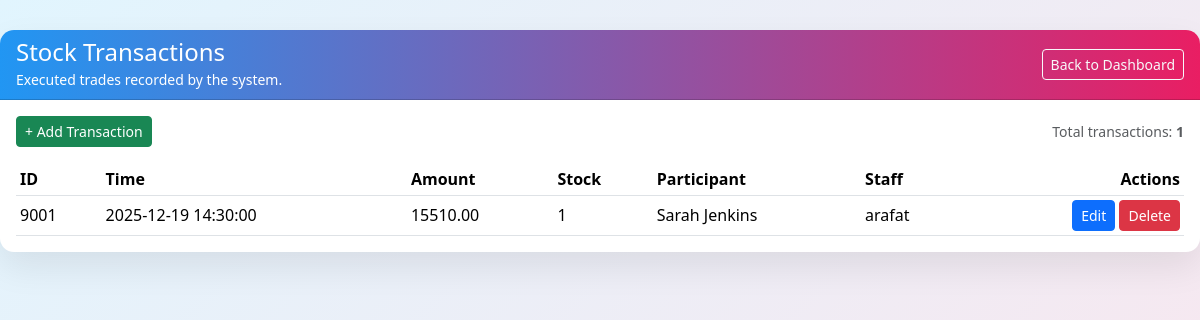
Page /transactions_list.php on the committed database.
### tables this page shows
CREATE TABLE `stock_transaction` (
  `TransactionID` int(8) NOT NULL,
  `timeStamp` datetime DEFAULT NULL,
  `amount` decimal(10,2) DEFAULT NULL,
  `StockID` int(8) DEFAULT NULL,
  `ParticipantID` int(8) DEFAULT NULL,
  `StaffID` int(8) DEFAULT NULL
);

CREATE TABLE `transaction_participant` (
  `ParticipantID` int(8) NOT NULL,
  `name` varchar(20) DEFAULT NULL,
  `accountType` varchar(20) DEFAULT NULL,
  `email` varchar(20) DEFAULT NULL
);

CREATE TABLE `staff` (
  `StaffID` int(8) NOT NULL,
  `userName` varchar(20) DEFAULT NULL,
  `name` varchar(20) DEFAULT NULL,
  `designation` varchar(20) DEFAULT NULL,
  `contact` varchar(20) DEFAULT NULL
);

### transactions_list.php (the view, shortened to what this page needs)
<?php
require_once 'config.php';
$sql = "
SELECT st.TransactionID, st.timeStamp, st.amount, st.StockID,
       tp.name AS participant, sf.name AS staffName
FROM stock_transaction st
LEFT JOIN transaction_participant tp ON st.ParticipantID = tp.ParticipantID
LEFT JOIN staff sf ON st.StaffID = sf.StaffID
ORDER BY st.timeStamp DESC
";
$res = mysqli_query($conn,$sql);
?>
<!DOCTYPE html>
<html>
<head>
  <link href="https://cdn.jsdelivr.net/npm/bootstrap@5.3.3/dist/css/bootstrap.min.css" rel="stylesheet">
</head>
<body>
<div class="page-wrapper">
  <div class="card page-card">
    <div class="card-header d-flex justify-content-between align-items-center page-card-header">
      <div>
        <h4 class="mb-0">Stock Transactions</h4>
        <small class="text-light-50">Executed trades recorded by the system.</small>
      </div>
      <a href="dashboard_system.php" class="btn btn-outline-light btn-sm">Back to Dashboard</a>
    </div>
    <div class="card-body">
      <div class="d-flex justify-content-between align-items-center mb-3">
        <a href="transaction_form.php" class="btn btn-success btn-sm">+ Add Transaction</a>
        <span class="text-muted small">
          Total transactions: <strong><?php echo mysqli_num_rows($res); ?></strong>
        </span>
      </div>
      <div class="table-responsive">
        <table class="table table-sm table-hover align-middle mb-0">
          <thead>
            <tr>
              <th>ID</th>
              <th>Time</th>
              <th>Amount</th>
              <th>Stock</th>
              <th>Participant</th>
              <th>Staff</th>
              <th class="text-end">Actions</th>
            </tr>
          </thead>
          <tbody>
          <?php while($r = mysqli_fetch_assoc($res)): ?>
            <tr>
              <td><?php echo $r['TransactionID']; ?></td>
              <td><?php echo $r['timeStamp']; ?></td>
              <td><?php echo $r['amount']; ?></td>
              <td><?php echo $r['StockID']; ?></td>
              <td><?php echo htmlspecialchars($r['participant']); ?></td>
              <td><?php echo htmlspecialchars($r['staffName']); ?></td>
              <td class="text-end">
                <a href="transaction_form.php?id=<?php echo $r['TransactionID']; ?>" class="btn btn-primary btn-sm">Edit</a>
                <a href="transactions_list.php?delete=<?php echo $r['TransactionID']; ?>"
                   onclick="return confirm('Delete this transaction?');"
                   class="btn btn-danger btn-sm">Delete</a>
              </td>
            </tr>
          <?php endwhile; ?>
          </tbody>
        </table>
      </div>
    </div>
  </div>
</div>
</body>
</html>

### transactions_list.php (style rules this page uses)
body { background: linear-gradient(135deg, #e1f5fe, #fce4ec); min-height: 100vh; font-family: system-ui, -apple-system, BlinkMacSystemFont, "Segoe UI", sans-serif; }
.page-wrapper { max-width: 1200px; margin: 30px auto; }
.page-card { border-radius: 14px; overflow: hidden; box-shadow: 0 15px 35px rgba(0,0,0,0.08); border: none; }
.page-card-header { background: linear-gradient(90deg, #2196f3, #e91e63); color: #fff; }
.table thead { background: linear-gradient(90deg,#2196f3,#e91e63); color: #fff; }

### rows in the picture
stock_transaction: TransactionID "9001", timeStamp "2025-12-19 14:30:00", amount "15510.00", StockID "1", ParticipantID.name "Sarah Jenkins", StaffID.name "arafat"

### other values in the picture
mysqli_num_rows($res) "1"
